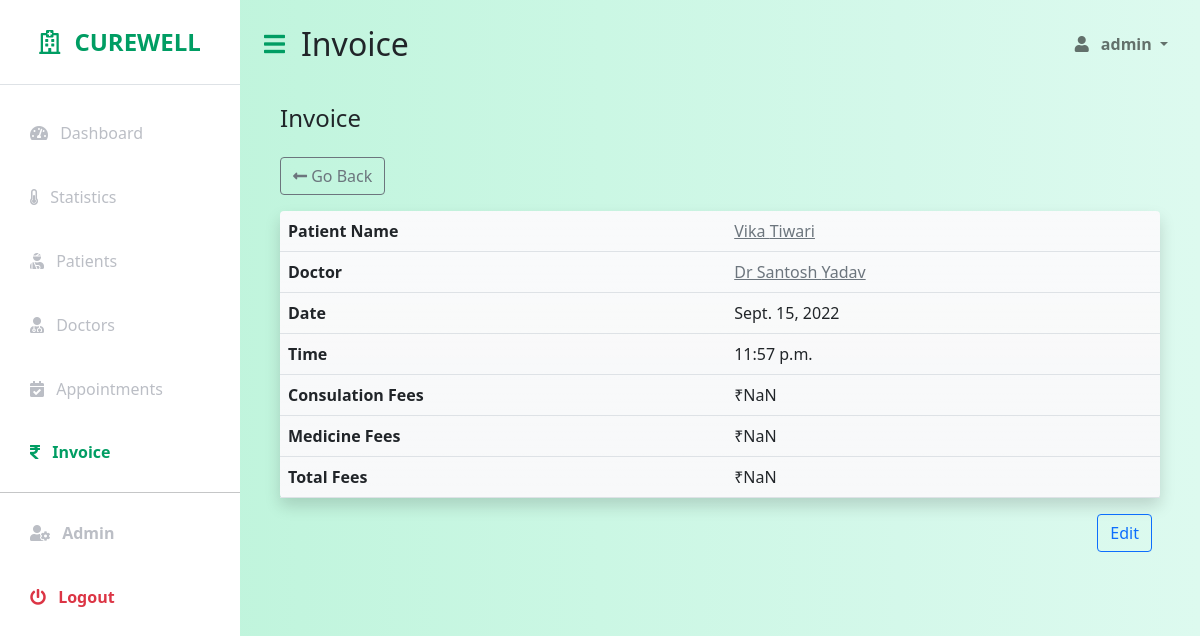
The app's page /invoice/2/ (signed in) with its own data.
### patients/models/invoice.py (models this page shows, shortened)
class Invoice(models.Model):
    id = models.AutoField(primary_key=True)
    patient = models.ForeignKey(Patient, on_delete=models.DO_NOTHING)
    doctor = models.ForeignKey(Doctor, on_delete=models.DO_NOTHING)
    date = models.DateField(blank=True, null=True, auto_now_add=True)
    time = models.TimeField(auto_now_add=True, blank=True, null=True)
    consulation_fee = models.PositiveSmallIntegerField(
        blank=True, null=True, default=config('CONSULTATION_FEE'))
    medicine_fee = models.PositiveSmallIntegerField(blank=True, null=True)
    total_fee = models.PositiveSmallIntegerField(blank=True, null=True)

### patients/models/patient.py (models this page shows, shortened)
class Patient(models.Model):
    id = models.AutoField(primary_key=True)
    first_name = models.CharField(max_length=100)
    last_name = models.CharField(max_length=100, blank=True, null=True)
    phone_no = models.CharField(max_length=10, blank=True, null=True)
    age = models.PositiveSmallIntegerField(
        blank=True,
        null=True,
        validators=[MaxValueValidator(100),
                    MinValueValidator(1)])
    admitted_at = models.DateField(auto_now_add=True, blank=True, null=True)
    email = models.EmailField(blank=True, null=True)
    address = models.CharField(max_length=200, blank=True, null=True)
    occupation = models.CharField(max_length=100, blank=True, null=True)
    ailment = models.CharField(max_length=100, blank=True, null=True)

### patients/models/doctor.py (models this page shows, shortened)
class Doctor(models.Model):
    id = models.AutoField(primary_key=True)
    first_name = models.CharField(max_length=100)
    last_name = models.CharField(max_length=100, blank=True, null=True)
    phone_no = models.CharField(max_length=10, blank=True, null=True)
    email = models.EmailField(blank=True, null=True)
    age = models.PositiveSmallIntegerField(
        blank=True,
        null=True,
        validators=[MaxValueValidator(100),
                    MinValueValidator(1)])
    address = models.CharField(max_length=200, blank=True, null=True)
    specialization = models.CharField(max_length=100, blank=True, null=True)

### patients/views/invoice.py (the view)
# urls.py: path('invoice/<int:pk>/', invoice_detail, name='invoice'),
@login_required(login_url=LOGIN_URL)
def invoice_detail(request, pk):
    if cache.get(f'invoice{pk}'):
        invoice = cache.get(f'invoice{pk}')
    else:
        invoice = Invoice.objects.get(pk=pk)
        cache.set(f'invoice{pk}', invoice)
    context = {
        'invoice': invoice,
        'invoice_edit': f'/admin/patients/invoice/{invoice.id}/change',
        'active': 'invoice'
    }
    return render(request, 'invoices/invoice_detail.html', context)

### templates/invoices/invoice_detail.html (shortened to what this page needs)
{% extends "base.html" %}
{% block body %}
<div class="p-3">
	<h4>Invoice</h4>
</div>
{% include 'components/back_button.html' %}
<div class="p-3">
	<table class="table table-hover bg-light bg-gradient rounded shadow">
		<tr>
			<th>Patient Name</th>
			<td>
				<a style="text-transform: capitalize;" href="{% url 'patient' invoice.patient.id %}"
					class="link-secondary">
					{{ invoice.patient.first_name }} {{ invoice.patient.last_name }}
				</a>
			</td>
		</tr>
		<tr>
			<th>Doctor</th>
			<td>
				<a style="text-transform: capitalize;" href="{% url 'doctor' invoice.doctor.id %}"
					class="link-secondary">
					{{ invoice.doctor.first_name }} {{ invoice.doctor.last_name }}
				</a>
			</td>
		</tr>
		<tr>
			<th>Date</th>
			<td>{{ invoice.date }}</td>
		</tr>
		<tr>
			<th>Time</th>
			<td>{{ invoice.time }}</td>
		</tr>
		<tr>
			<th>Consulation Fees</th>
			<td class="money">{{ invoice.consulation_fee }}</td>
		</tr>
		<tr>
			<th>Medicine Fees</th>
			<td class="money">{{ invoice.medicine_fee }}</td>
		</tr>
		<tr>
			<th>Total Fees</th>
			<td class="money">{{ invoice.total_fee }}</td>
		</tr>
	</table>
	<div class="d-grid gap-2 d-md-flex justify-content-md-end">
		<a href="{{ invoice_edit }}" class="btn btn-outline-primary me-md-2" role="button">
			Edit
		</a>
	</div>
</div>
{% endblock %}

### templates/components/navbar.html (shortened to what this page needs)
<nav class="navbar navbar-expand-lg navbar-light bg-transparent py-4 px-4">
	<div class="d-flex align-items-center">
		<i class="fas fa-bars fa-align-left primary-text fs-4 me-3" id="menu-toggle"></i>
		<h2 class="fs-2 m-0" style="text-transform: capitalize;">{{ active }}</h2>
	</div>
	<div class="collapse navbar-collapse" id="navbarSupportedContent">
		<ul class="navbar-nav ms-auto mb-2 mb-lg-0">
			<li class="nav-item dropdown">
				<a class="nav-link dropdown-toggle second-text fw-bold" href="#" id="navbarDropdown" role="button"
					data-bs-toggle="dropdown" aria-expanded="false">
					<i class="fas fa-user me-2"></i>
					{{ request.user.username }}
				</a>
			</li>
		</ul>
	</div>
</nav>

### static/css/styles.css (style rules this page uses)
:root { --main-bg-color: #009d63; --main-text-color: #009d63; --second-text-color: #bbbec5; --second-bg-color: #c1efde; }
.primary-text { color: var(--main-text-color); }
.second-text { color: var(--second-text-color); }
#menu-toggle { cursor: pointer; }

### records on screen
Invoice: patient.first_name "Vika", patient.last_name "Tiwari", doctor.first_name "Dr Santosh", doctor.last_name "Yadav", date "Sept. 15, 2022", time "11:57 p.m."

### other values on screen
{{ active }} "Invoice"
{{ request.user.username }} "admin"
